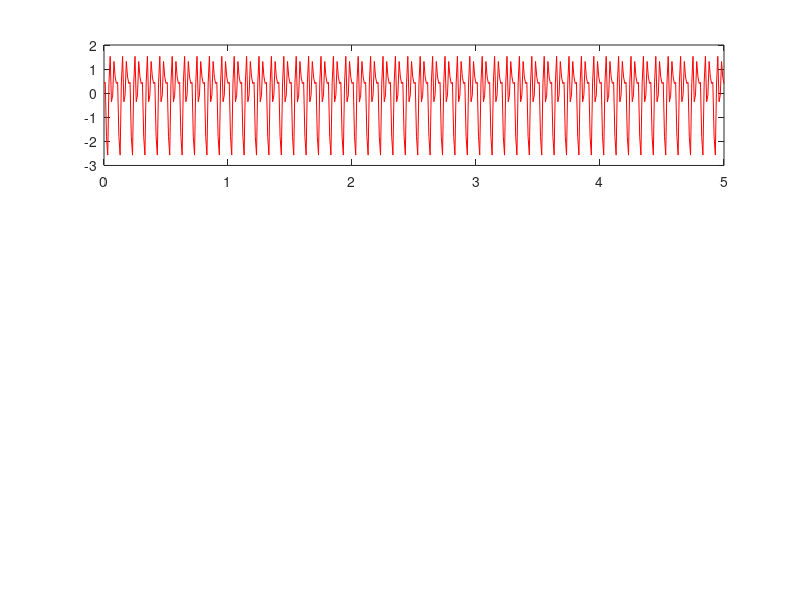

Write the MATLAB code that produced this figure. (Note: this script raises an error after producing the figure.)
Ta = 0.01;

t = 0:Ta:5;


hold on 

subplot(3, 1, 1)
phi = rand(1, 3) * 2 * pi - pi
% rand entre ]-pi, pi[

y = sin(2*pi*10*t + phi(1)) + sin(2*pi*20*t + phi(2)) + sin(2*pi*30*t + phi(3))

plot(t, y, 'r')

powerVector(y, Ta, 1)

subplot(3, 1, 2)
phi = rand(1, 3) * 2 * pi - pi
% rand entre ]-pi, pi[

y = sin(2*pi*10*t + phi(1)) + sin(2*pi*20*t + phi(2)) + sin(2*pi*30*t + phi(3))

plot(t, y, 'g')

powerVector(y, Ta, 1)

subplot(3, 1, 3)
phi = rand(1, 3) * 2 * pi - pi
% rand entre ]-pi, pi[

y = sin(2*pi*10*t + phi(1)) + sin(2*pi*20*t + phi(2)) + sin(2*pi*30*t + phi(3))

plot(t, y, 'b')

powerVector(y, Ta, 1)


hold off